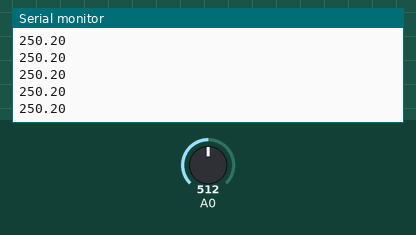
Recording of a sketch running on a simulated Arduino Uno, built with avr-gcc and run on an emulated ATmega328P. On the bench: the last lines printed to the serial monitor. The inputs (shaded band) are chosen by the test bench; at power-on: A0 = 512.

Above: at 1.2 s.
1.3 s: A0 set to 716
At 1.9 s:
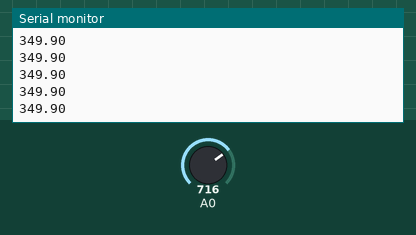
2.8 s: A0 set to 900
At 3.4 s:
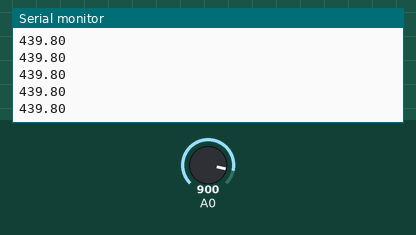
Timing chart, 0 to 5.8 s (numbered marks = the images above; inputs shaded):
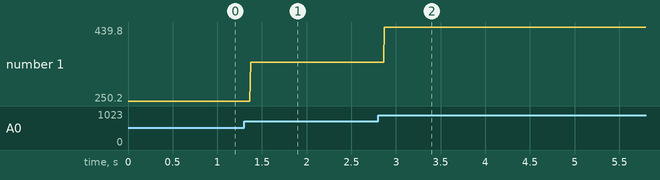

The sketch:

sketch_jul02b.ino
```cpp
void setup() {
  Serial.begin(9600);
}

void loop() {
int valor=analogRead(A0);//0 0||5v---1023
float t=map(valor,0,1023,0,5000);
Serial.println(t/10);
}
```

Measured:
- after the input at 1.3 s, the serial monitor: prints a new line after 0.07 s (image 1)
- after the input at 2.8 s, the serial monitor: prints a new line after 0.07 s (image 2)
- plotted number 1: 250.2 → 349.9 after the input at 1.3 s, 349.9 → 439.8 after the input at 2.8 s
